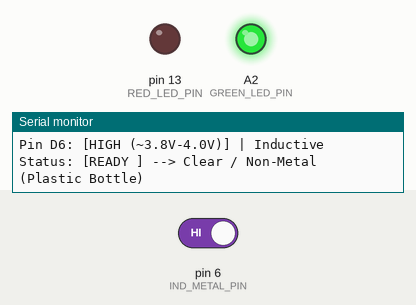
The sketch below on a simulated Arduino Uno, built with avr-gcc and run on an emulated ATmega328P. Parts: output pins drawn as LEDs (lit = HIGH), the last lines printed to the serial monitor. The inputs (shaded band) are chosen by the test bench; at power-on: pin 6 (IND_METAL_PIN) HIGH.

Above: at 1.4 s.
1.5 s: pin 6 (IND_METAL_PIN) driven LOW
At 2.7 s:
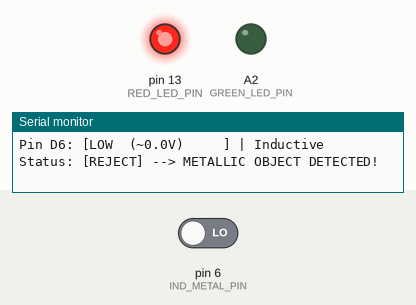
3.0 s: pin 6 (IND_METAL_PIN) driven HIGH
At 4.2 s:
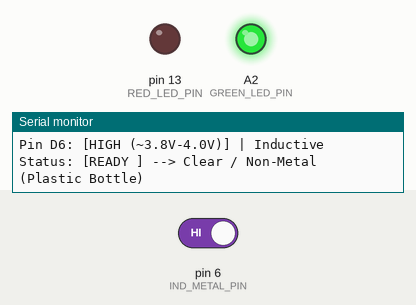
Timing chart, 0 to 6.0 s (numbered marks = the images above; inputs shaded):
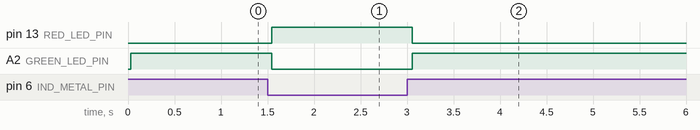

Measured:
- after the input at 1.5 s, pin 13 (RED_LED_PIN): LOW → HIGH after 0.05 s; A2 (GREEN_LED_PIN): HIGH → LOW after 0.05 s
- after the input at 3.0 s, pin 13 (RED_LED_PIN): HIGH → LOW after 0.05 s; A2 (GREEN_LED_PIN): LOW → HIGH after 0.05 s

The sketch:

04_proximity_metal_plastic_test.ino
```cpp
/*
 * PCBCES - Test 04: 12V LJ12A3 Inductive Metal Proximity Sensor Test
 * (Note: LJC18A3 Capacitive Sensor on D5 removed/omitted; Pin D5 is now Spare GPIO)
 *
 * Sensor Specification: LJ12A3-4-Z/BX (NPN Normally Open, 4mm Sensing Distance)
 * Wire Connections:
 * - BN (Brown): +12V DC Power Rail (Positive)
 * - BU (Blue):  Common Star GND (Negative / 5-36VDC Ground)
 * - BK (Black): NO Signal Output -> 10k/(4.7k or 5k) Resistor Divider -> Arduino Pin D6
 *
 * Voltage Divider Circuit:
 * - LJ12A3 Black Wire -> 10k Ohm Resistor -> Node (Arduino Pin D6)
 * - Node (Arduino Pin D6) -> 4.7k or 5k Ohm Resistor -> Common Star GND
 * - Output Voltage:
 *     * With 5k Ohm:   12V * (5k / 15k)     = 4.00V DC (Safe 5V TTL Logic HIGH)
 *     * With 4.7k Ohm: 12V * (4.7k / 14.7k) = ~3.84V DC (Safe 5V TTL Logic HIGH)
 *
 * Logic Operation:
 * - No Metal:    Sensor output is pulled to 12V -> Scaled to ~3.8V-4.0V -> D6 reads HIGH (Ready)
 * - Metal Found: NPN switch pulls to GND -> Scaled to ~0.0V -> D6 reads LOW (Reject)
 * - Rear Red LED on sensor illuminates when metal is within ~2-4mm.
 *
 * Indicators:
 * - Red LED   -> D13 (Metal alert / instant reject)
 * - Green LED -> A2  (Clear / ready indicator)
 * - Pin D5    -> Spare / Unassigned GPIO
 *
 * Last Updated: 2026-09-06 16:46:00 (+08:00)
 */

const int IND_METAL_PIN   = 6; // LJ12A3 via 10k/(4.7k or 5k) voltage divider
const int RED_LED_PIN     = 13;
const int GREEN_LED_PIN   = A2;

void setup() {
  Serial.begin(115200);
  pinMode(IND_METAL_PIN, INPUT);
  pinMode(RED_LED_PIN, OUTPUT);
  pinMode(GREEN_LED_PIN, OUTPUT);

  digitalWrite(RED_LED_PIN, LOW);
  digitalWrite(GREEN_LED_PIN, LOW);

  Serial.println(F("=========================================================="));
  Serial.println(F(" PCBCES Test 04: 12V LJ12A3 Inductive Metal Sensor Test    "));
  Serial.println(F(" Wiring: BN->+12V | BU->GND | BK->10k/(4.7k or 5k)->D6    "));
  Serial.println(F(" Logic: HIGH (~3.8V-4.0V) = Clear | LOW (~0.0V) = Metal   "));
  Serial.println(F(" (LJC18A3 Capacitive Sensor Omitted - Pin D5 is Spare)    "));
  Serial.println(F("=========================================================="));
}

void loop() {
  // LJ12A3 NPN NO sensor pulls to GND (LOW) when metal is within sensing field
  int rawState = digitalRead(IND_METAL_PIN);
  bool metalDetected = (rawState == LOW);

  Serial.print(F("Pin D6: ["));
  Serial.print(rawState == HIGH ? F("HIGH (~3.8V-4.0V)") : F("LOW  (~0.0V)     "));
  Serial.print(F("] | Inductive Status: "));

  if (metalDetected) {
    // Metal Detected -> Trigger Red LED & Alert
    digitalWrite(RED_LED_PIN, HIGH);
    digitalWrite(GREEN_LED_PIN, LOW);
    Serial.println(F("[REJECT] --> METALLIC OBJECT DETECTED!"));
  } else {
    // Non-Metal / Plastic Bottle -> Green LED Ready
    digitalWrite(RED_LED_PIN, LOW);
    digitalWrite(GREEN_LED_PIN, HIGH);
    Serial.println(F("[READY ] --> Clear / Non-Metal (Plastic Bottle)"));
  }

  delay(300);
}
```
